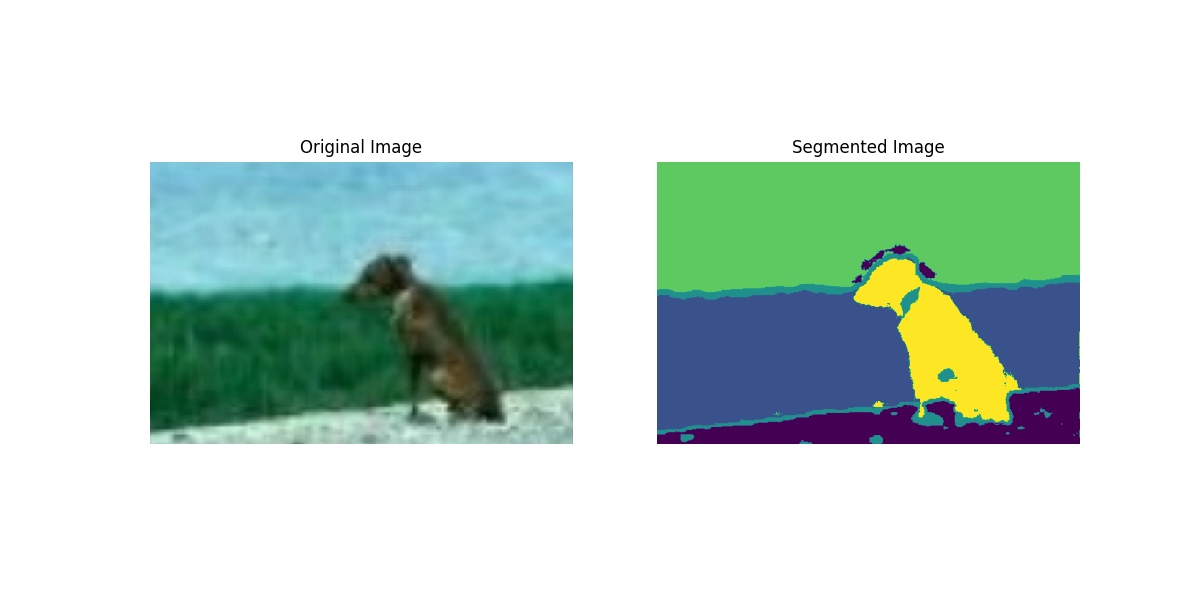
#> input picture 第六次作业/26_2200170246_莫永清/Figure_1.png, 1200 x 600 px, found by its file name
$ python k-means.py.py
#> lines starting #> are read from the running program, lines starting #| are printed output that depends on the picture
import numpy as np
import cv2 as cv
import matplotlib.pyplot as plt
from sklearn.cluster import KMeans
import os

# 修改后的路径
path = r"C:\Users\小黑\Desktop\机器学习\第六\23_2200170274_许凌翔\Figure_1.png"

# 检查文件是否存在
if not os.path.exists(path):
    print(f"Error: The file at {path} does not exist.")
else:
    # 读取图像
    image = cv.imread(path)
#> image is the input picture: shape (600, 1200, 3); mean B, G, R 210.4, 218.2, 199.6

    if image is None:
        print(f"Error: Unable to open image file at {path}")
    else:
        # 将图像数据转换为二维数组
        pixel_values = image.reshape((-1, 3))
        pixel_values = np.float32(pixel_values)

        # 选取类的数量
        k = 4

        # 定义 K-means 参数并执行聚类
        kmeans = KMeans(n_clusters=k, random_state=42)
        y_kmeans = kmeans.fit_predict(pixel_values)

        # 获取每个像素的聚类中心
        centers = kmeans.cluster_centers_
        centers = np.uint8(centers)
        segmented_image = centers[y_kmeans.flatten()]

        # 将图像从一维恢复为二维
        segmented_image = segmented_image.reshape(image.shape)
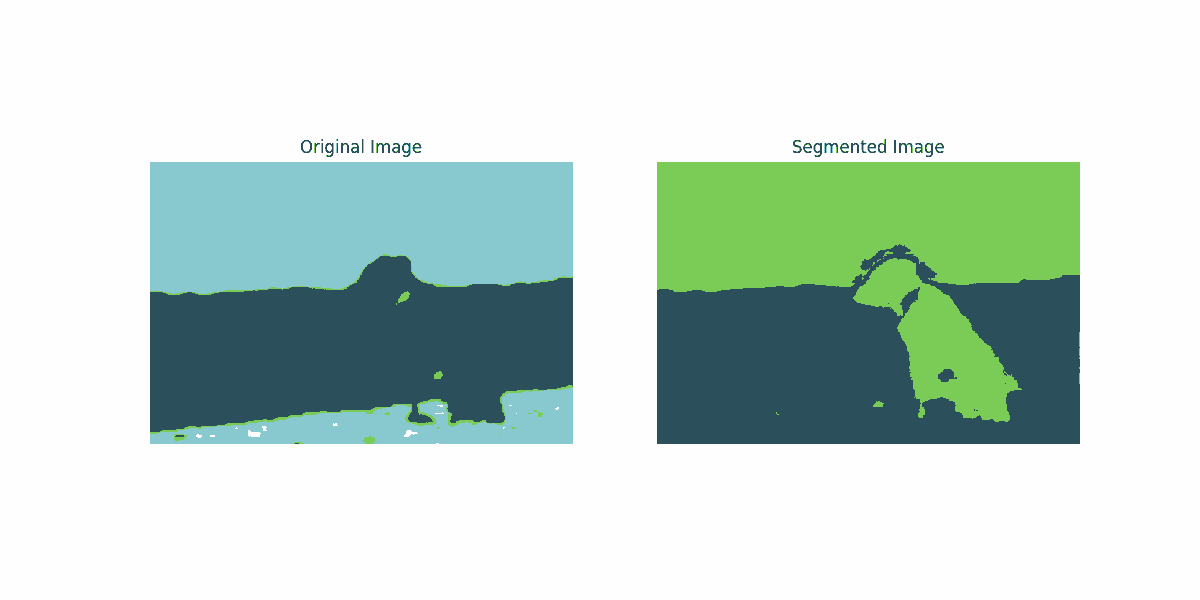
#> segmented_image: shape (600, 1200, 3); mean B, G, R 209.5, 217.4, 198.9

        # 显示原图和分割后的图像
        plt.figure(figsize=(10, 5))
        plt.subplot(1, 2, 1)
        plt.imshow(cv.cvtColor(image, cv.COLOR_BGR2RGB))
        plt.title('Original Image')
        plt.subplot(1, 2, 2)
        plt.imshow(cv.cvtColor(segmented_image, cv.COLOR_BGR2RGB))
        plt.title('Segmented Image')
        plt.show()
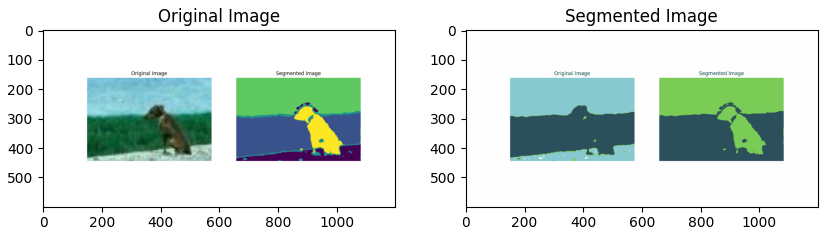
#> figure drawn by matplotlib, 2 panels

        # 输出聚类中心
        print("聚类中心:\n", centers)
